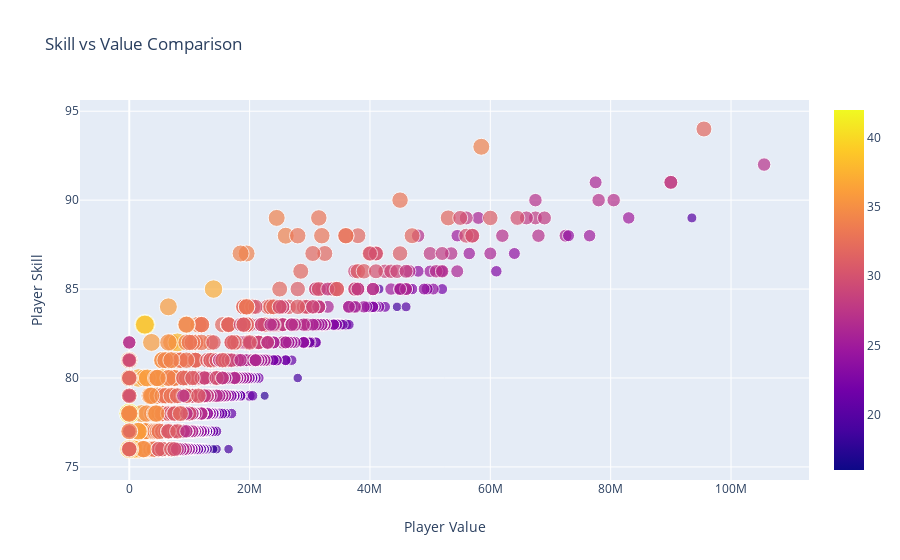

This figure's notebook cell:
### Code cell
data = [go.Scatter(
        x = df['value_eur'],
        y = df[df['overall'] > 75]['overall'],
        text=df['short_name'],
        mode='markers',
        
        marker=dict(size=df['age']/2,
        color = df['age'],
        showscale = True))]

layout = go.Layout(
    title = "Skill vs Value Comparison",
    xaxis = dict(title = 'Player Value'),
    yaxis = dict(title = 'Player Skill')
    
)

fig = go.Figure(data=data, layout=layout)
fig.iplot()

### Figure 1 — Plotly figure (JSON) as saved in the notebook; plotly's stock layout.template omitted (floating-point values rounded to 4 significant figures; data arrays with more than 128 entries replaced by an {"elided": "..."} marker saying what was removed)
{"data": [{"marker": {"color": {"elided": "18278 int values"}, "showscale": true, "size": {"elided": "18278 float values"}}, "mode": "markers", "text": {"elided": "18278 str values"}, "type": "scatter", "x": {"elided": "18278 int values"}, "y": {"elided": "1615 int values"}}], "layout": {"title": {"text": "Skill vs Value Comparison"}, "xaxis": {"title": {"text": "Player Value"}}, "yaxis": {"title": {"text": "Player Skill"}}}}
